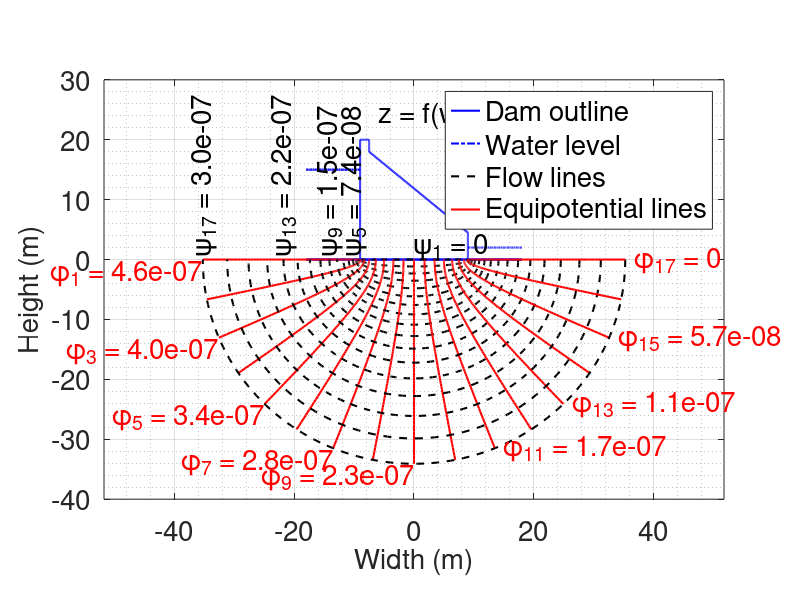

Source code (MATLAB):
%=========================================================================
% MATLAB script file to draw the flownets of a flat-bottomed concrete 
% dam without any sheet pile using the conformal mapping technique
% For further details, go to the link below:
% https://github.com/SubhadipN/Conformal_Mapping#seepage-analysis
%=========================================================================
% Prepared by SUBHADIP NASKAR, RESEARCH SCHOLAR, IIT GUWAHATI
%=========================================================================
clear all; clc; warning('off','all')
%=========================================================================
% INPUTS::
a1 = 20; 
a2 = 18; 
a3 = 4.5; 
b1 = 9; 
b2 = 1.5; 
h1 = -15; 
h2 = -2;
k = 3.5*10^(-8);    % Coefficient of permeability (m/s)
fl = 17;            % Numbers of flow lines (odd number)
yf = 2.00;          % Depth factor: controls the y-axis limit of the plot
xf = 5.75;          % Width factor: controls the x-axis limit of the plot
f = 0.65;           % Ratio between minimum psi and minimum varphi values
%=========================================================================
% DERIVED PARAMETERS::
A = -2*b1; 
B = -b1; 
C = b1; 
D = 2*b1; 
h = h1-h2;
%=========================================================================
% PLOT OF THE GIVEN EMBANKMENT DAM IN Z-PLANE::
for i = 1:8
    if i == 1 
        x1 = A; 
        y1 = 0; 
        x2 = D; 
        y2 = 0;
    elseif i == 2 
        x1 = B; 
        y1 = 0; 
        x2 = B; 
        y2 = a1;
    elseif i == 3 
        x1 = B; 
        y1 = a1; 
        x2 = B+b2; 
        y2 = a1;
    elseif i == 4 
        x1 = B+b2; 
        y1 = a1; 
        x2 = B+b2; 
        y2 = a2;
    elseif i == 5 
        x1 = B+b2; 
        y1 = a2; 
        x2 = C; 
        y2 = a3;
    elseif i == 6 
        x1 = C; 
        y1 = a3; 
        x2 = C; 
        y2 = 0;
    elseif i == 7 
        x1 = B; 
        y1 = -h1; 
        x2 = A; 
        y2 = -h1;
    else 
        x1 = C; 
        y1 = -h2; 
        x2 = D; 
        y2 = -h2; 
    end
    if x1 ~= x2 
        xx = linspace(x1,x2,200); 
        m = (y2-y1)/(x2-x1); 
        yy = m.*xx-m*x1+y1;
    else 
        yy = linspace(y1,y2,200); 
        xx = x1*diag(eye(length(yy)))'; 
    end
    figure (1); 
    xlim([-xf*b1 xf*b1]); 
    ylim([-yf*a1 1.5*a1]); 
    set(gca,'FontSize',20); 
    hold on; 
    box on 
    if i <= 6
        if i == 1 
            leg1 = plot(xx,yy,'b','linewidth',1.5); 
        end
        plot(xx,yy,'b','linewidth',1.5);
    else
        if i == 7 
            leg2 = plot(xx,yy,'b-.','linewidth',1.5); 
        end
        plot(xx,yy,'b-.','linewidth',1.5);
    end
end
%=========================================================================
% FLOW LINES IN W-PLANE::
x = linspace(-k*h,0,fl); 
y = linspace(0,-f*k*h,fl);
for i = 1:fl
    xx = linspace(0,-k*h,100); 
    yx = y(i)*diag(eye(100));    % '||' to x-axis
    xy = x(i)*diag(eye(100)); 
    yy = linspace(0,-f*k*h,100);  % '||' to y-axis
    wx(i,1:100) = complex(xx,yx'); 
    wy(i,1:100) = complex(xy',yy); 
end
%=========================================================================
% FLOW LINES IN Z-PLANE::
zx = b1*cos(pi.*wx/(k*h)); 
zy = b1*cos(pi.*wy/(k*h)); 
sz = size(zx);
for jj = 1:sz(1)
    for kk = 1:sz(2) 
        if imag(zx(jj,kk)) >= 0 
            zx(jj,kk) = complex(real(zx(jj,kk)),0); 
        end
    end
end
%=========================================================================
% PLOT OF THE FLOWNETS IN Z-PLANE::
for i = 1:fl
    leg3 = plot(real(zx(i,:)),imag(zx(i,:)),'k--','linewidth',1.5);
    leg4 = plot(real(zy(i,:)),imag(zy(i,:)),'r','linewidth',1.5);
end
xlabel('Width (m)','fontsize',20); 
ylabel('Height (m)','fontsize',20)
% title('Flownets underneath a flat-buttoned hydraulic structure (z-plane)',...
%    'fontsize',20)
legend([leg1 leg2 leg3 leg4],{'Dam outline','Water level',...
    'Flow lines','Equipotential lines'},'fontsize',20)
for i = 1:2:fl
    if i == fl 
        t1 = ['\phi_{',num2str(i),'} = ',num2str(x(i))];
    else 
        t1 = ['\phi_{',num2str(i),'} = ',num2str(x(i),'%10.1e')]; 
    end
    if i == 1 
        t2 = ['\psi_{',num2str(i),'} = ',num2str(y(i))];
    else 
        t2 = ['\psi_{',num2str(i),'} = ',num2str(y(i),'%10.1e')]; 
    end
    if i <= (fl+1)/2
        xc1 = min(real(zy(i,:))); 
        yc1 = min(imag(zy(i,:)));
        text(xc1,yc1,t1,'HorizontalAlignment','right',...
            'VerticalAlignment','top','Color','r','fontsize',20)
    else
        xc1 = max(real(zy(i,:))); 
        yc1 = min(imag(zy(i,:)));
        text(xc1+1.5,yc1,t1,'HorizontalAlignment','left',...
            'Color','r','fontsize',20)
    end
    if i == 1
        text(0,0,t2,'HorizontalAlignment','left','VerticalAlignment',...
            'bottom','Color','k','fontsize',20)
    elseif mod(i-1,4) == 0
        xc2 = min(real(zx(i,:))); 
        ht = text(xc2,0.5,t2,'HorizontalAlignment','left',...
            'Color','k','fontsize',20); 
        set(ht,'Rotation',90);
    end
end
t = ['z = f(w) = b_1cos(\piw/kh)'];
text(-0.65*b1,1.2*a1,t,'HorizontalAlignment','left',...
    'Color','k','fontsize',20);
axis equal; grid on; grid minor;
%=========================================================================
